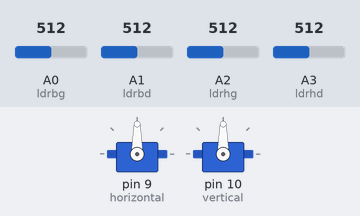
A sketch run on a simulated Arduino Uno, built with avr-gcc and run on an emulated ATmega328P. Shown: 2 × servo. Inputs (shaded band) come from the test bench; at power-on: A0 (ldrbg) = 512, A2 (ldrhg) = 512, A1 (ldrbd) = 512, A3 (ldrhd) = 512. What the sketch prints to the serial monitor is not drawn.

Above: at 4.2 s.
4.3 s: A0 (ldrbg) set to 430
5.8 s: A0 (ldrbg) set to 396
At 8.7 s:
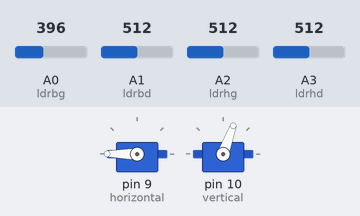
8.8 s: A2 (ldrhg) set to 435
11.8 s: A2 (ldrhg) set to 408
At 12.31 s:
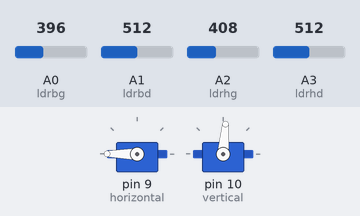
14.8 s: A1 (ldrbd) set to 306
At 15.18 s:
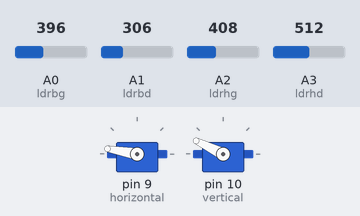
17.8 s: A3 (ldrhd) set to 305
20.8 s: A3 (ldrhd) set to 277
At 20.97 s:
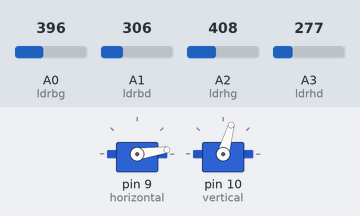
Timing chart, 0 to 24.8 s (numbered marks = the images above; inputs shaded):
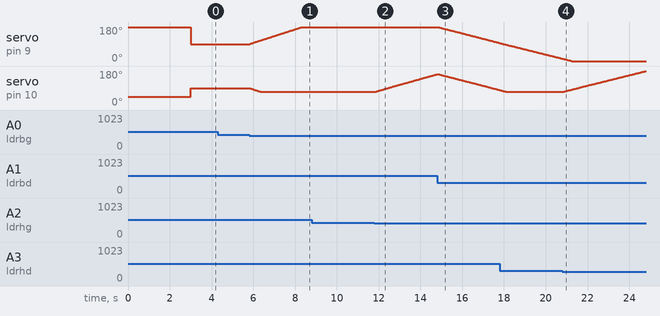

The sketch:

Chargeur_Solaire.ino
```cpp
#include <Servo.h> // Bibliothèque pour servomoteur
//#include <LowPower.h>


	Servo horizontal; // Servomoteur horizontal
	int servoh = 90;


	int servohLimitHigh = 180;
	int servohLimitLow = 0;


	Servo vertical;   // Servomoteur vertical
	int servov = 90;


	int servovLimitHigh = 180;
	int servovLimitLow = 70;


	//Connexions de broches LDR

	int ldrhg = 2; //LDR en haut à gauche
	int ldrhd = 3; //LDR en haut à droite
	int ldrbg = 0; //LDR en bas à gauche
	int ldrbd = 1; //LDR en bas à droite


  void setup()
	{
	  Serial.begin(9600);
	  horizontal.attach(9);
	  vertical.attach(10);
	  horizontal.write(180);
	  vertical.write(45);
	  delay(3000);

	}


	void loop()
	{
    //for(int i = 0; i < 1; i++) {
     // LowPower.powerSave(SLEEP_8S, ADC_OFF, BOD_OFF, TIMER2_OFF);
   // }
    //for(int i = 0; i < 100; i++){
    int hg = analogRead(ldrhg); // en haut à gauche
	  int hd = analogRead(ldrhd); // en haut à droite
	  int bg = analogRead(ldrbg); // en bas à gauche
	  int bd = analogRead(ldrbd); // en bas à droite

    hg = map(hg,440,22,0,20000);//Permet de calculer la différence de luminosité
    hd = map(hd,400,20,0,20000);
	  bg = map(bg,415,20,0,20000);
	  bd = map(bd,440,18,0,20000);

   if (hg<0)
   {
     hg = 0;
  }
    if (hd<0)
   {
     hd = 0;
   }
    if (bg<0)
   {
     bg = 0;
   }
    if (bd<0)
   {
     bd = 0;
   }


	  int vmh = (hg + hd) / 2; // Valeur moyenne Haut
	  int vmb = (bg + bd) / 2; // Valeur moyenne bas
	  int vmg = (hg + bg) / 2; // Valeur moyenne gauche
	  int vmd = (hd + bd) / 2; // Valeur moyenne droite


	  Serial.print(hg);
	  Serial.print(" ");
	  Serial.print(hd);
	  Serial.print(" ");
	  Serial.print(bg);
	  Serial.print(" ");
	  Serial.print(bd);
	  Serial.println(" ");
    Serial.println(servoh);
    Serial.println(" ");
    Serial.println(servov);
    Serial.println(" ");


{
	  if (vmh > vmb)
	  {

	    servov = ++servov;
	     if (servov > servovLimitHigh)
	     {
	      servov = servovLimitHigh;
	     }
	  }
	  else if (vmh < vmb)
	  {

	    servov= --servov;
	    if (servov < servovLimitLow)
	  {
	    servov = servovLimitLow;
	  }
	  }
	  vertical.write(servov);
	  }


	 {
	  if (vmg < vmd)
	  {
     servoh = --servoh;
	    if (servoh < servohLimitLow)
	    {
	    servoh = servohLimitLow;

	  }
    }
	  else if (vmg > vmd)
	  {
       servoh = ++servoh;
	     if (servoh > servohLimitHigh)
	     {
	     servoh = servohLimitHigh;
	     }


	  }

	  horizontal.write(servoh);
	  }

    if (hg < 40 && hd < 40 && bg < 40 && bd < 40)
       servoh = 90;
    if (hg < 40 && hd < 40 && bg < 40 && bd < 40)
       servov = 90;

    //}
      // delay(1000);
      }
```

Measured:
- the behaviour switches between 415 and 414 on A0 (ldrbg) (found by bisection; images 0 and 1)
- the behaviour switches between 420 and 419 on A2 (ldrhg) (found by bisection; images 1 and 2)
- the behaviour switches between 291 and 290 on A3 (ldrhd) (found by bisection; images 3 and 4)
- after the input at 5.8 s, servo on pin 9 (horizontal): moves from 90° to 180° over 2.5 s, starting at once; servo on pin 10 (vertical): moves from 90° to 70° over 0.52 s, starting at once
- after the input at 11.8 s, servo on pin 10 (vertical): moves from 70° to 163° over 2.9 s, starting at once
- after the input at 14.8 s, servo on pin 9 (horizontal): moves from 180° to 95° over 2.9 s, starting after 0.05 s
- after the input at 20.8 s, servo on pin 10 (vertical): moves from 70° to 180° over 3.9 s, starting after 0.05 s
